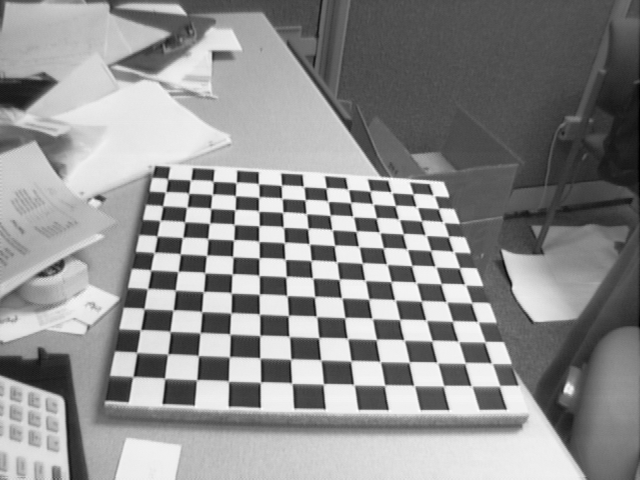
#> input picture chessboard_example/Image1.tif, 640 x 480 px; its folder holds 5 pictures in this run
$ python part1.py
#> lines starting #> are read from the running program, lines starting #| are printed output that depends on the picture; after the words box and inside, x2 and y2 are one past the last pixel; in counts of white or black regions, pixels touching at a corner belong together
# Camera calibration demo
# code modified from https://docs.opencv.org/4.5.1/dc/dbb/tutorial_py_calibration.html
import os
import cv2
import numpy as np

criteria = (cv2.TERM_CRITERIA_EPS + cv2.TERM_CRITERIA_MAX_ITER, 30, 0.001)
objp = np.zeros((12*13,3), np.float32)
objp[:,:2] = np.mgrid[0:13,0:12].T.reshape(-1,2)

object_points = []
image_points = []

for file_name in os.listdir('./chessboard_example'):
    if '.tif' not in file_name:
        continue
    img_path = r'./chessboard_example/{}'.format(file_name)
    img = cv2.imread(img_path)
#> img is the input picture: shape (480, 640, 3); min 1, max 254, mean 142.9
    gray = cv2.cvtColor(img, cv2.COLOR_BGR2GRAY)
    found, corners = cv2.findChessboardCorners(gray, (13,12))
#> found = False; corners = None
    if found:
        print("found corners in {}".format(file_name))
        object_points.append(objp)
        image_points.append(corners)
        corners_to_mark = cv2.cornerSubPix(gray,corners, (11,11), (-1,-1), criteria)
        cv2.drawChessboardCorners(img, (13,12), corners_to_mark, found)
        cv2.imwrite('./chessboard_example/marked/{}'.format(file_name), img)
#> pass 2 of the loop `for file_name in os.listdir('./chessboard_example'):`:
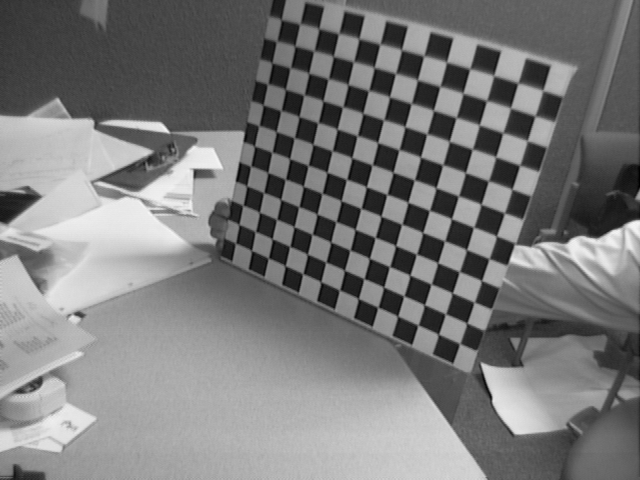
#> input picture chessboard_example/Image10.tif, 640 x 480 px
#> img is the input picture: shape (480, 640, 3); min 1, max 246, mean 122.3
#> found = True; corners = 156 rows, first 8: [281, 20.05], [299.2, 24.91], [318.6, 29.14], [337.9, 34.59], [358.7, 39.37], [380, 43.5], [401.4, 50.71], [424, 55.5]
#> corners_to_mark = 156 rows, first 8: [281.2, 19.31], [299.8, 23.81], [319, 28.37], [338.6, 33.42], [359, 38.42], [379.9, 44], [401.6, 49.53], [423.8, 55.73]
#> `cv2.drawChessboardCorners(img, (13,12), corners_to_mark, found)`:
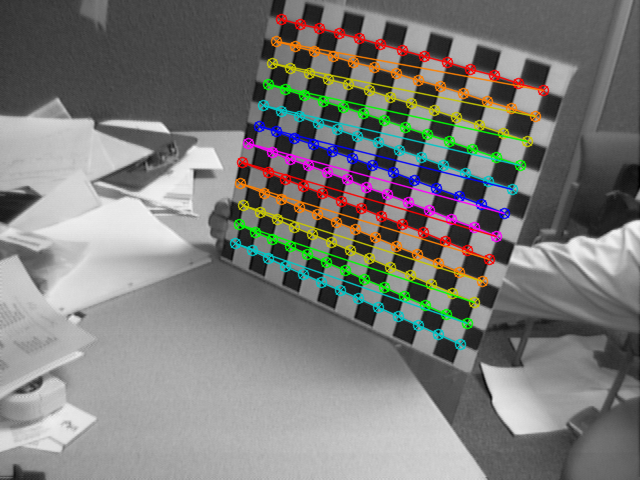
#> img: shape (480, 640, 3); 9.18% of pixels changed, all inside (x1, y1, x2, y2) = (229, 13, 550, 351)
#> pass 3 of the loop `for file_name in os.listdir('./chessboard_example'):`:
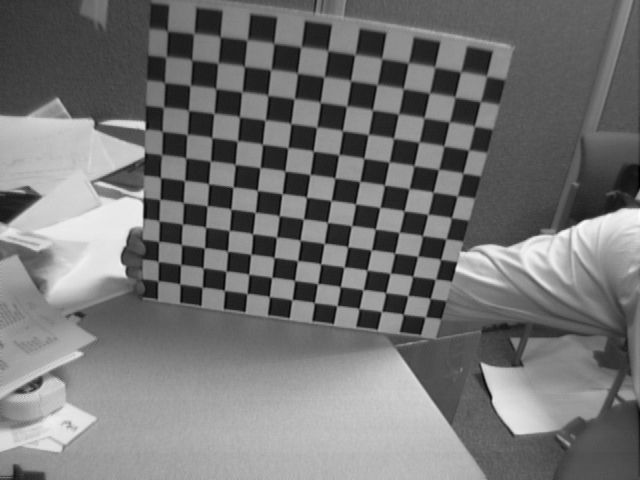
#> input picture chessboard_example/Image11.tif, 640 x 480 px
#> img is the input picture: shape (480, 640, 3); min 1, max 254, mean 116.2
#> corners = 156 rows, first 8: [166.8, 31.54], [193.4, 33.95], [219.9, 37.39], [246.4, 40.65], [273.7, 44.02], [300.5, 48.12], [327.6, 51.67], [354.5, 56.04]
#> corners_to_mark = 156 rows, first 8: [167.5, 30.7], [193.7, 33.47], [220.2, 36.56], [247, 39.83], [273.9, 43.22], [300.9, 46.78], [327.8, 50.39], [354.9, 54.45]
#> `cv2.drawChessboardCorners(img, (13,12), corners_to_mark, found)`:
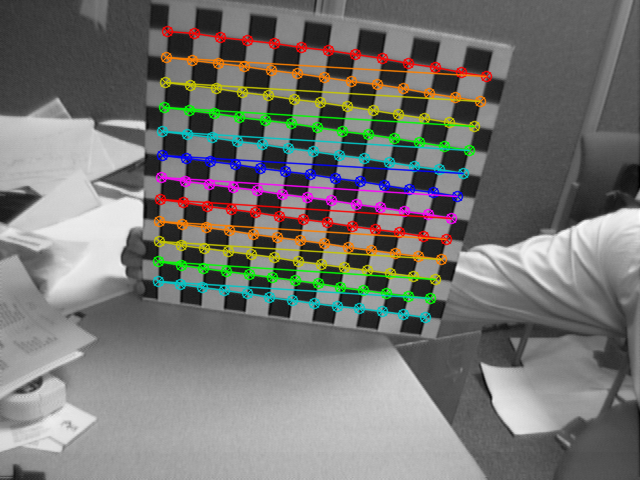
#> img: shape (480, 640, 3); 10.09% of pixels changed, all inside (x1, y1, x2, y2) = (152, 25, 493, 324)
#> the loop made 5 passes; the first 3 are shown

# camera calibration
retval, cameraMatrix, distCoeffs, rvecs, tvecs = cv2.calibrateCamera(object_points, image_points, gray.shape[::-1], None, None)
rotation_matrixs = [cv2.Rodrigues(rvec) for rvec in rvecs]

print("retval: {}".format(retval))
print("cameraMatrix:")
print(cameraMatrix)
print("distCoeffs:")
print(distCoeffs)
print("rvecs:")
print(rvecs)
print("tvecs:")
print(tvecs)
print("rotation_matrixs:")
print(rotation_matrixs)

# read test sample for undistorting
img = cv2.imread('./chessboard_example/Image8.tif')
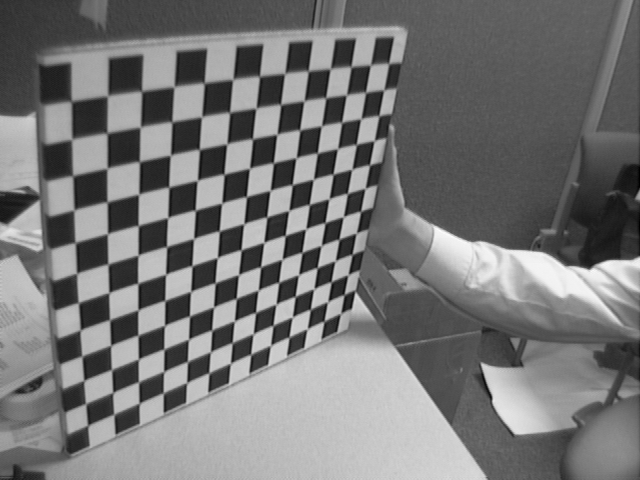
#> input picture chessboard_example/Image8.tif, 640 x 480 px
#> img is the input picture: shape (480, 640, 3); min 1, max 254, mean 118.9
h,  w = img.shape[:2]
#> h = 480; w = 640
newcameramtx, roi = cv2.getOptimalNewCameraMatrix(cameraMatrix, distCoeffs, (w,h), 1, (w,h))

# undistort
dst = cv2.undistort(img, cameraMatrix, distCoeffs, None, newcameramtx)
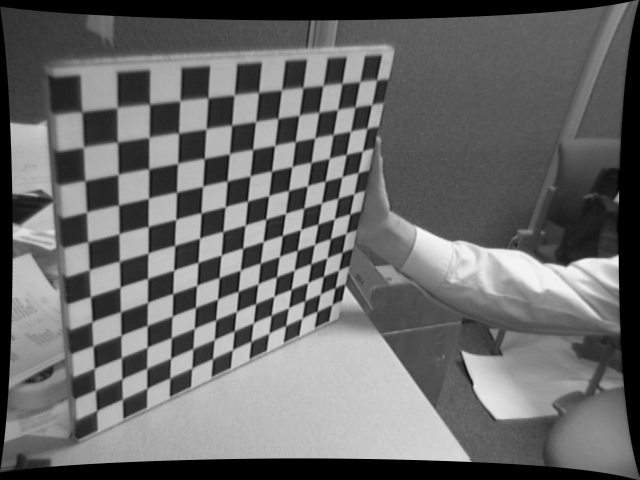
#> dst: shape (480, 640, 3); min 0, max 252, mean 105.8
# crop the image
x, y, w, h = roi
dst = dst[y:y+h, x:x+w]
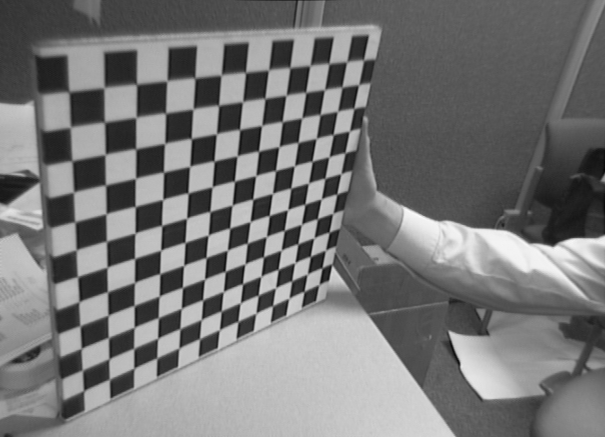
#> dst: shape (437, 605, 3); min 7, max 252, mean 118.9
cv2.imwrite('undistored_Image8.tif', dst)
